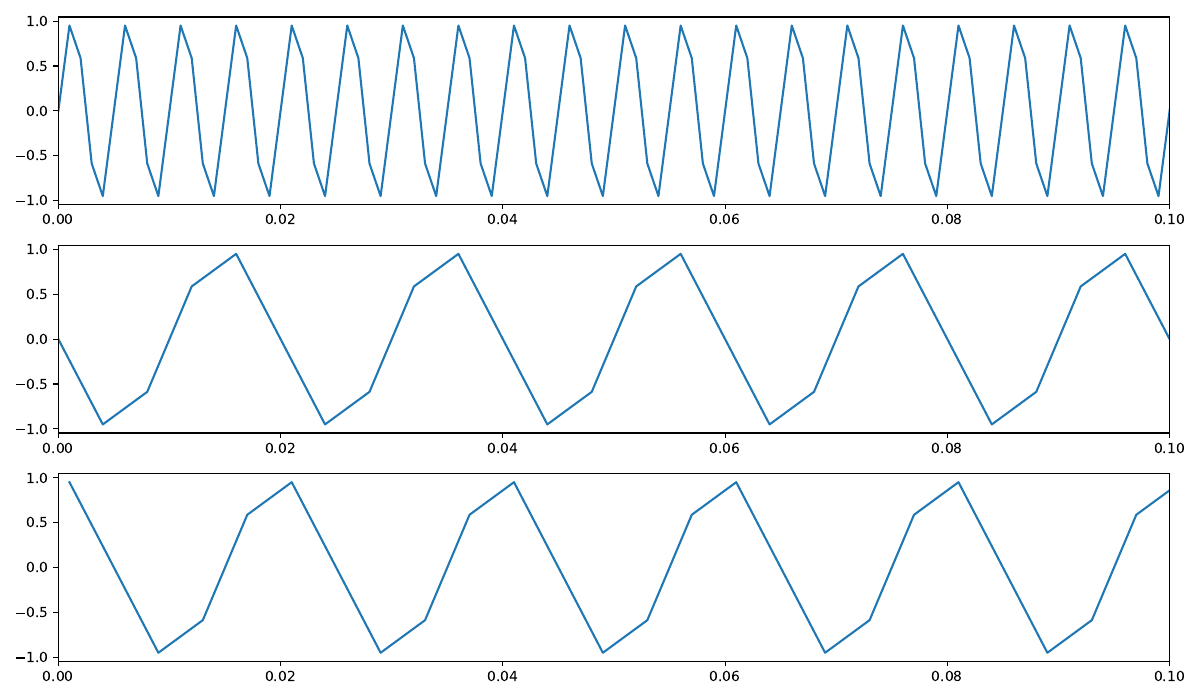

Here is the Python script that generated this plot:
import numpy as np
import matplotlib.pyplot as plt

fs = 1000
f = 200
t = [0]*3
s = [0]*3
t[0] = np.linspace(0, 1, num=fs, endpoint=False)
s[0] = np.sin(2*np.pi*f*t[0])
t[1] = t[0][::4]
s[1] = s[0][::4]
s[2] = s[0][1::4]
t[2] = t[0][1::4]

fig, ax = plt.subplots(nrows=3, ncols=1, figsize=(12, 7))
for i in range(3):
    ax[i].plot(t[i], s[i])
    ax[i].set_xlim([0, 0.1])
plt.tight_layout()
print(t[0][0:12])
print(t[1][0:12])
plt.savefig('ex7.pdf')
plt.show()

# dupa decimare frecventa de esantionare se reduce (new_fs = fs/4)
# in decimarea b) se produce phase shift
# daca f >= fs/2 va fi efectul de aliasing (undersampling)
# in cazul acesta 1000/4 = 250 < 200*2 => aliasing
